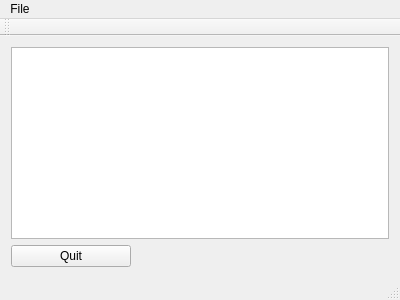
<?xml version="1.0" encoding="UTF-8"?>
<ui version="4.0">
 <class>MainWindow</class>
 <widget class="QMainWindow" name="MainWindow">
  <property name="geometry">
   <rect>
    <x>0</x>
    <y>0</y>
    <width>400</width>
    <height>300</height>
   </rect>
  </property>
  <property name="windowTitle">
   <string>MainWindow</string>
  </property>
  <widget class="QWidget" name="centralWidget">
   <layout class="QVBoxLayout" name="verticalLayout">
    <item>
     <widget class="QTextEdit" name="textEdit"/>
    </item>
    <item>
     <widget class="QPushButton" name="quitButton">
      <property name="maximumSize">
       <size>
        <width>120</width>
        <height>120</height>
       </size>
      </property>
      <property name="text">
       <string>Quit</string>
      </property>
      <property name="flat">
       <bool>false</bool>
      </property>
     </widget>
    </item>
   </layout>
  </widget>
  <widget class="QMenuBar" name="menuBar">
   <property name="geometry">
    <rect>
     <x>0</x>
     <y>0</y>
     <width>400</width>
     <height>17</height>
    </rect>
   </property>
   <widget class="QMenu" name="menuFile">
    <property name="title">
     <string>File</string>
    </property>
    <addaction name="actionOpen"/>
    <addaction name="actionSalvar"/>
   </widget>
   <addaction name="menuFile"/>
  </widget>
  <widget class="QToolBar" name="mainToolBar">
   <attribute name="toolBarArea">
    <enum>TopToolBarArea</enum>
   </attribute>
   <attribute name="toolBarBreak">
    <bool>false</bool>
   </attribute>
  </widget>
  <widget class="QStatusBar" name="statusBar"/>
  <action name="actionOpen">
   <property name="text">
    <string>Open</string>
   </property>
  </action>
  <action name="actionSalvar">
   <property name="text">
    <string>Salvar</string>
   </property>
  </action>
 </widget>
 <layoutdefault spacing="6" margin="11"/>
 <resources/>
 <connections/>
</ui>
